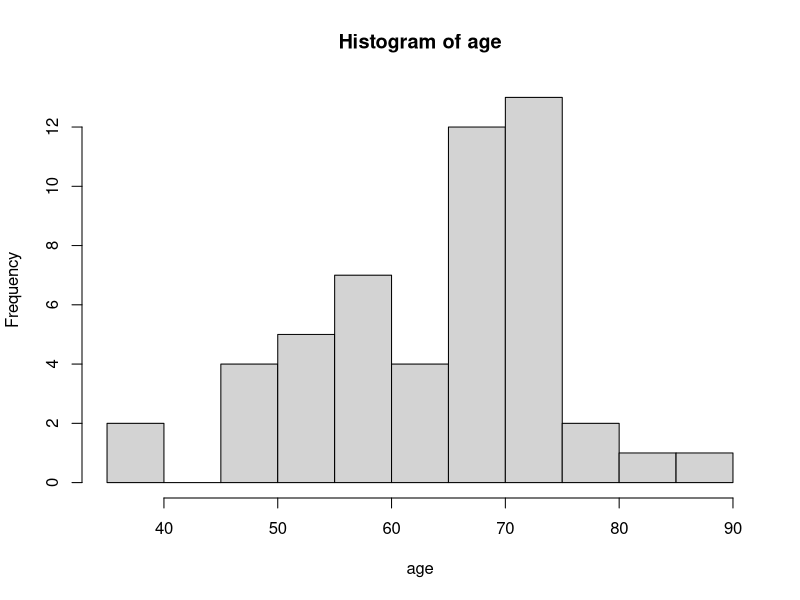
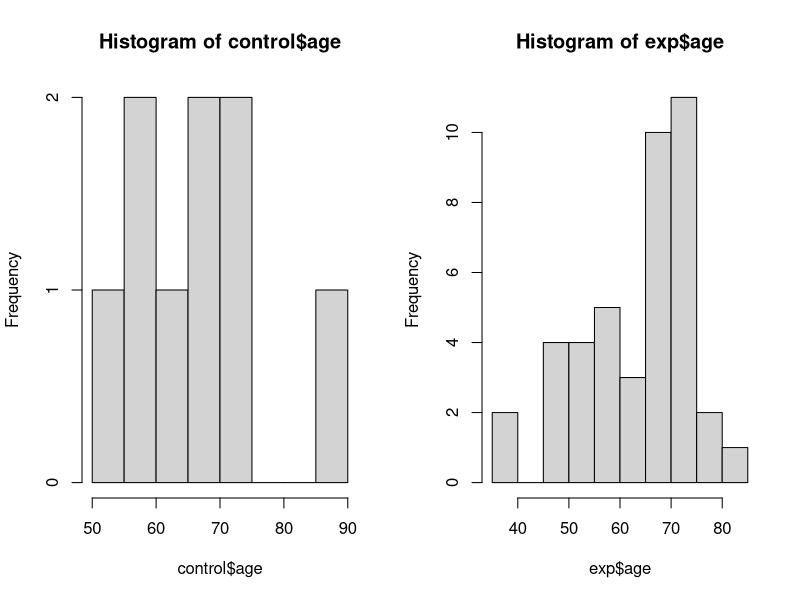
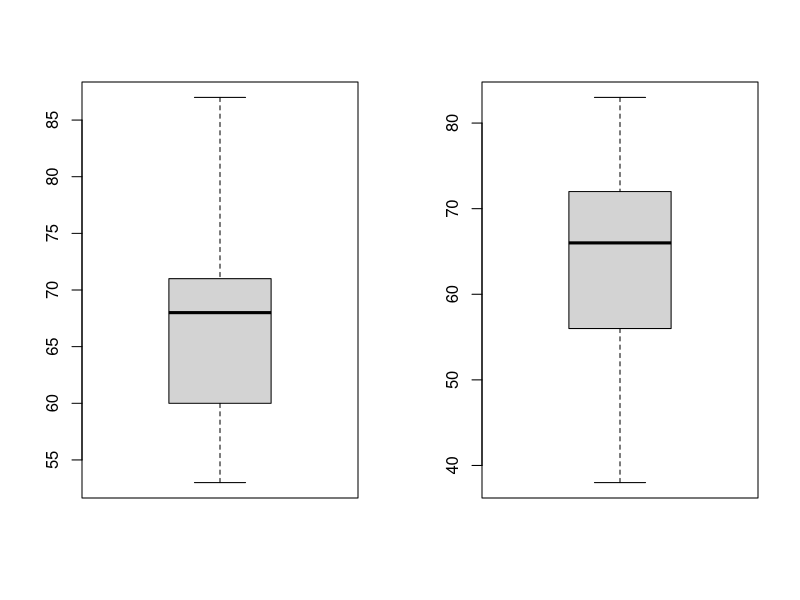

These charts were generated, in order, by the following R code:
## ---- chunk 1
age =c(74,75,54,79,56,64,67,66,61,58,75,60,47,58,67,76,68,59,71,53,75,71,50,68,71,58,87,65,50,72,52,66,71,53,38,46,38,83,68,66,74,74,55,72,56,70,68,74,67,66,64)
hist(age)

LQ =c(NA,66.90,28.20,0,88.40,78.70,79.40,47.50,92.60,86.10,70.30,75.60,94.30,69.10,43.40,61.90,68.20,98.80,15.50,53.40,95.70,44.60,54.40,60.00,35.30,85.10,86.60,47.60,92.20,84.20,88.90,43.00,NA,87.80,98.60,70.20,78.10,87.30,93.50,93.20,54.90,NA,96.70,23.30,98.00,31.00,35.40,90.30,99.10,27.80,75.80)

de.data = data.frame(seq(1,51),age)
names(de.data) = c("id","age")
de.data$exp = ifelse(de.data$id%in%c(12,19, 20, 26, 27, 28, 39, 47, 48), 0, 1)
names(de.data) = c("id","age","exp")

control <- de.data[de.data$exp==0,]
exp <- de.data[de.data$exp==1,]

par(mfrow=c(1,2))
hist(control$age)
hist(exp$age)
boxplot(control$age)
boxplot(exp$age)

summary(control$age)
summary(exp$age)
## ---- chunk 2
setwd("~/Desktop/Aphasia")
WAB <- read.csv("WAB.csv")
